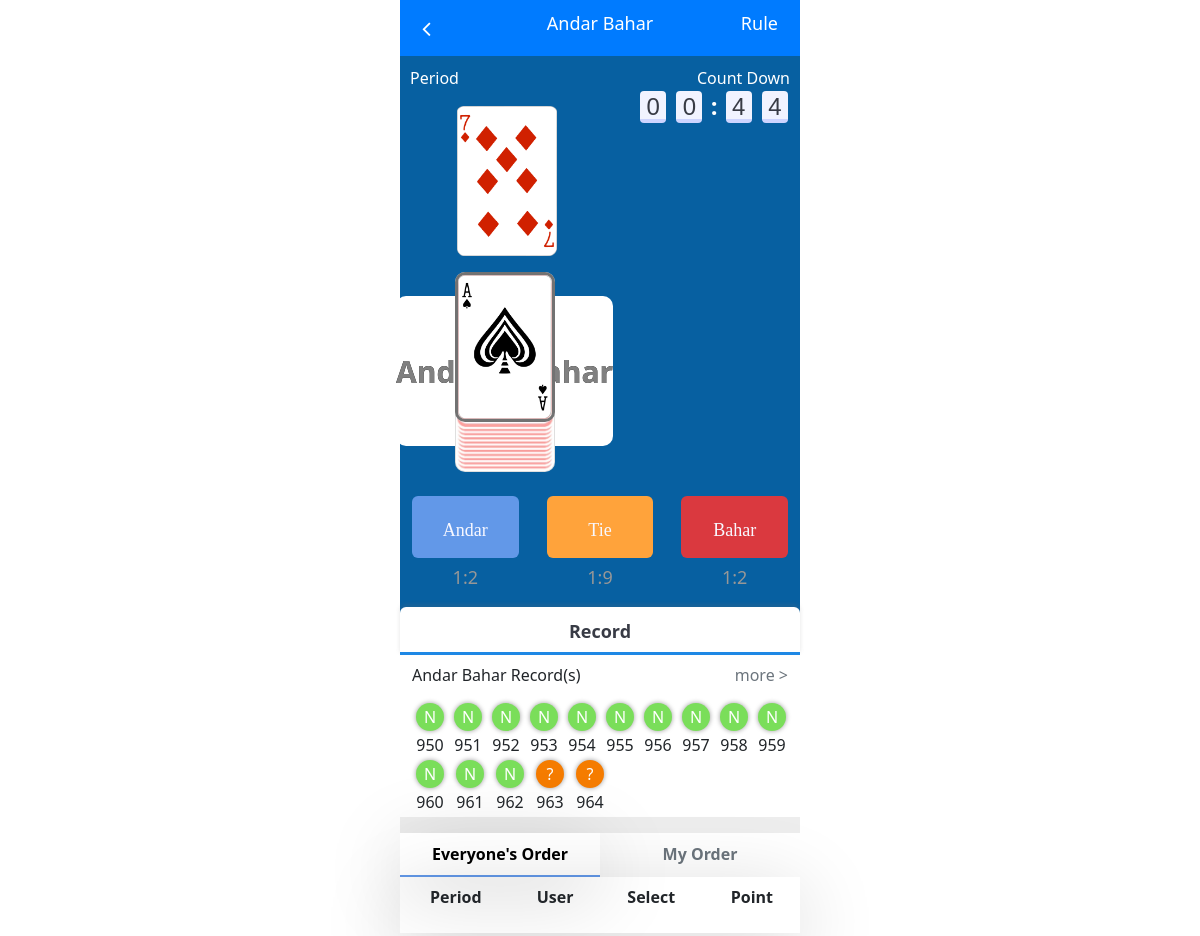
The app's page /andar_bahar.php (signed in) with its own data.
### tables this page shows
CREATE TABLE `tbl_gameid` (
  `id` int(11) NOT NULL,
  `gameid` varchar(500) NOT NULL,
  `createdate` timestamp NOT NULL DEFAULT current_timestamp()
);

CREATE TABLE `tbl_ab_result` (
  `id` int(11) NOT NULL,
  `game_id` varchar(255) NOT NULL,
  `result` varchar(255) NOT NULL,
  `game_card` varchar(255) DEFAULT NULL,
  `result_type` varchar(255) DEFAULT '''''',
  `status` enum('Active','Inactive') NOT NULL
);

### andar_bahar.php (the view, shortened to what this page needs)
<?php
$default_show_records = 15;
$deck = array(
  'AS', '2S', '3S', '4S', '5S', '6S', '7S', '8S', '9S', '10S', 'JS', 'QS', 'KS',
  'AD', '2D', '3D', '4D', '5D', '6D', '7D', '8D', '9D', '10D', 'JD', 'QD', 'KD',
  'AC', '2C', '3C', '4C', '5C', '6C', '7C', '8C', '9C', '10C', 'JC', 'QC', 'KC',
  'AH', '2H', '3H', '4H', '5H', '6H', '7H', '8H', '9H', '10H', 'JH', 'QH', 'KH'
);
$randomCard = $deck[array_rand($deck)];
include ("db_common_connection.php");
$period_ids = array();
$sql = mysqli_query($conn, "SELECT g.gameid,r.result,r.status FROM tbl_gameid as g LEFT JOIN tbl_ab_result as r ON r.game_id = g.gameid ORDER BY g.id DESC LIMIT ".$default_show_records);
if ($sql) {
  while ($row = mysqli_fetch_array($sql, MYSQLI_ASSOC)) {
    $period_ids[] = $row;
  }
}
$uniqueArray = array();
foreach ($period_ids as $item) {
  if (!in_array($item['gameid'], array_column($uniqueArray, 'gameid'))) {
    $uniqueArray[] = $item;
  }
}
$period_ids = $uniqueArray;
?>
<!DOCTYPE html>
<html lang="en">
<head>
  <link href="https://cdn.jsdelivr.net/npm/bootstrap@5.0.2/dist/css/bootstrap.min.css" rel="stylesheet">
  <link rel="stylesheet" href="https://cdnjs.cloudflare.com/ajax/libs/font-awesome/4.7.0/css/font-awesome.min.css">
  <link rel="stylesheet" href="andar_bahar.css">
</head>
<body>
  <div class="container-fluid">
    <div class="row main">
      <div class="col-md-6 col-lg-4">
        <div class="row rows">
          <div class="container">
            <div class="row d-flex header">
              <div class="col-2 tfw-5 tf-24">
                <a href="home.php" class="text-white">
                  <i class="fa fa-angle-left"></i>
                </a>
              </div>
              <div class="col-8 tfw-5 tf-18 text-center">Andar Bahar</div>
              <div class="col-2 tfw-5 tf-18 text-end rule" id="rule" data-user="<?php echo $_SESSION['mobile']; ?>">Rule</div>
            </div>
            <div class="top-data">
              <div class="float-start w-50">
                <p> Period<br>
                </p>
              </div>
              <div class="float-end w-50">
                <p class="text-end"> Count Down</p>
                <div id="counter" class="text-end">
                  <span class="digit" id="minutes-ten">0</span>
                  <span class="digit" id="minutes-one">0</span>
                  <span>:</span>
                  <span class="digit" id="seconds-ten">0</span>
                  <span class="digit" id="seconds-one">0</span>
                </div>
              </div>
              <div class="row mt-2 mb-5 ">
                <div class="col-12 d-flex justify-content-center ps-3">
                  <div id="updiv" class="updiv flip-in-hor-bottom mb-3">
                    <img src="image/<?php echo $randomCard ?>.png" height="150" data-cardtomatch = "<?php echo $randomCard; ?>" class="upImage" width="100" alt="">
                  </div>
                </div>
                <div class="col-4 d-flex justify-content-center">
                  <div id="andar" class="andar_bahar mt-4">Andar</div>
                </div>
                <div class="col-4 d-flex justify-content-center">
                  <div id="middle" class="middle-card">
                    <img src="image/AS.png" class="toggleCard" alt="">
                  </div>
                </div>
                <div class="col-4 d-flex justify-content-center">
                  <div id="bahar" class="andar_bahar mt-4">Bahar</div>
                </div>
              </div>
              <div class="row mr-0 mt-4 pb-3 tf-18">
                <div class="col-4 pa-0 text-center">
                  <div class="join andar" data-id="Andar">
                    <div class="tflh-56 tfw-5">Andar</div>
                  </div>
                  <div class="tflh-10 tf-14 tfcdg pt-1">1:2</div>
                </div>
                <div class="col-4 pa-0 text-center">
                  <div class="join tie" data-id="Tie">
                    <div class="tflh-56 tfw-5">Tie</div>
                  </div>
                  <div class="tflh-10 tf-14 tfcdg pt-1">1:9</div>
                </div>
                <div class="col-4 pa-0 text-center">
                  <div class="join bahar" data-id="Bahar">
                    <div class="tflh-56 tfw-5">Bahar</div>
                  </div>
                  <div class="tflh-10 tf-14 tfcdg pt-1">1:2</div>
                </div>
              </div>
            </div>
          </div>
          <div class="col-12 tb active text-center">
            <b>
              Record
            </b>
          </div>
          <div class="col-sm-12">
            <div class="row mt-2">
              <div class="col-8 col-sm-8">
                <p>Andar Bahar Record(s)</p>
              </div>
              <div class="col-4 col-sm-4 text-end">
                <a href="ab_result.php" class="text-secondary">more ></a>
              </div>
              <div class="col-12 col-sm-12">
                <div class="row record all_records ps-1 pe-3">
                  <?php for ($i= count($period_ids) - 1; $i >=0 ; $i--) { ?>
                    <div class="rcd" id="order_box_<?php echo $period_ids[$i]['gameid']; ?>">
                      <?php $result = $period_ids[$i]['result'] != "" && $period_ids[$i]['status'] != 'Active' ? $period_ids[$i]['result'][0] : "?";
                      $result_index = strtolower($result);
                      if($result == "?"){
                        $result_index = "q";
                      }
                      ?>
                      <div class="sc <?php echo $result_index; ?>">
                        <div class="result-box">
                          <?php echo $result ?>
                        </div>
                        <div class="text-dark">
                          <?php
                          echo substr($period_ids[$i]['gameid'],strlen($period_ids[$i]['gameid'])-3);
                          ?>
                        </div>
                      </div>
                    </div>
                  <?php } ?>
                </div>
              </div>
            </div>
          </div>
        </div>
        <div class="row order_tabs">
          <div class="col-6 col-sm-6 col6 blue_border shadow-lg" id="everyoneOrder">
            <button class="btn-white w-100 my-2" type="button" id="everyoneOrder-btn"><b>Everyone's Order</b></button>
          </div>
          <div class="col-6 col-sm-6 col7" id="myOrder">
            <button class="btn-white w-100 my-2 text-muted" type="button" id="myOrder-btn"><b>My Order</b></button>
          </div>
          <div class="col-12 details active shadow-lg" id="everyoneOrderDetails">
            <div class="row text-center">
              <table class="table table-borderless">
                <thead>
                  <tr>
                    <th scope="col">Period</th>
                    <th scope="col">User</th>
                    <th scope="col">Select</th>
                    <th scope="col">Point</th>
                  </tr>
                </thead>
              </table>
            </div>
          </div>
        </div>
      </div>
    </div>
  </div>
</body>
</html>

### andar_bahar.css (style rules this page uses)
.header { color: white; background-color: #007BFF; display: flex; margin: 0px !important; padding: 10px; }
.shadow-lg { box-shadow: 0 1rem 5rem rgba(0,0,0,.175)!important; }
.container { padding: 0px !important; place-content: center; justify-content: center; }
.tf-18 { font-size: 18px; }
.tfw-5 { font-weight: 500; }
.top-data { padding: 10px; background-color: #0760a1; color:white; }
.tfcdg { color: #979797; }
#counter { position: relative; top: -18px; font-weight: 700; font-size: 24px; }
.tflh-56 { line-height: 56px; }
.join { text-align: center; padding-top: 6px; border-radius: 6px; color: ghostwhite; white-space: nowrap; transition: transform .1s; margin: 2px; cursor: pointer; font-family: serif; }
.join.andar { background: #6298e8; }
.join.tie { background: #ffa33b; }
.join.bahar { background: #da393f; }
.digit { display: inline-block; text-align: center; background-color: rgb(241, 243, 255); border-bottom: 4px solid #cdd4ff; padding: 0 4px; color: #383b45; font-size: 24px; font-weight: 500; font-family: sans-serif; margin: 0 2px; height: 32px; width: 26px; line-height: 32px; border-radius: 4px; }
.tf-24 { font-size: 24px; }
.updiv { width: 100px; height:150px; color: #007BFF; font-size: 30px; font-weight: 700; text-shadow: 0 0 black; border-radius: 10px; background: white; }
.andar_bahar { width: 100px; height:150px; border-radius: 10px; background: white; color: gray; font-size: 30px; font-weight: 700; text-shadow: 0 0 black; text-align: center; display: flex; flex-direction: column; justify-content: center; align-items: center; }
.details { margin-bottom: 100px; }
.main { place-content: center; justify-content: center; }
.rows { background: #ffffff; border-bottom: 16px solid #ededed; }
.sc { color: white; text-align: center; border-radius: 50%; width: 28px; display: inline-block; line-height: 28px; height: 28px; box-shadow: rgb(0 0 0 / 40%) 0px 0px 5px; }
.sc.q { background: #f57c00; }
.sc.n { background: #7ade5a; }
.tb.active { box-shadow: 0px -3px 4px 0px #6e6e6e30; border-bottom: 3px solid #1e88e5; color: #383b45; }
.tb { border-radius: 6px 6px 0 0; box-shadow: 0px -3px 6px 0px #6e6e6e30; height: 48px; white-space: nowrap; line-height: 48px; transition: .2s; cursor: pointer; overflow: hidden; color: #979797; font-size: 18px; margin-top: -10px; background: #fff; }
.record { display: flex; }
.rcd { flex: 1; margin-bottom: 3px; max-width: 40px; width: 35px; }
.blue_border { border-bottom: 2px solid #6298e8; color: white!important; }
.details { display: none; }
.details.active { display: block; }
.btn-white { border: none; background-color: transparent; cursor: pointer; }
.flip-in-hor-bottom { -webkit-animation: flip-in-hor-bottom 0.5s cubic-bezier(0.250, 0.460, 0.450, 0.940) both; animation: flip-in-hor-bottom 0.5s cubic-bezier(0.250, 0.460, 0.450, 0.940) both; }
.middle-card { position: relative; height: 150px; width: 100px; }
.toggleCard { position: absolute; top: 0; left: 0; z-index: 9; width: 100px; height: 150px; border: 3px solid #727272; border-radius: 10px; -webkit-animation: flip-in-hor-bottom 0.5s cubic-bezier(0.250, 0.460, 0.450, 0.940) both; animation: flip-in-hor-bottom 0.5s cubic-bezier(0.250, 0.460, 0.450, 0.940) both; }
a { text-decoration: none; }

### records on screen
tbl_gameid: tbl_ab_result.result+status "N", gameid "950"
tbl_gameid: tbl_ab_result.result+status "N", gameid "951"
tbl_gameid: tbl_ab_result.result+status "N", gameid "952"
tbl_gameid: tbl_ab_result.result+status "N", gameid "953"
tbl_gameid: tbl_ab_result.result+status "N", gameid "954"
tbl_gameid: tbl_ab_result.result+status "N", gameid "955"
tbl_gameid: tbl_ab_result.result+status "N", gameid "956"
tbl_gameid: tbl_ab_result.result+status "N", gameid "957"
tbl_gameid: tbl_ab_result.result+status "N", gameid "958"
tbl_gameid: tbl_ab_result.result+status "N", gameid "959"
tbl_gameid: tbl_ab_result.result+status "N", gameid "960"
tbl_gameid: tbl_ab_result.result+status "N", gameid "961"
tbl_gameid: tbl_ab_result.result+status "N", gameid "962"
tbl_gameid: tbl_ab_result.result "?", gameid "963"
tbl_gameid: tbl_ab_result.result "?", gameid "964"
